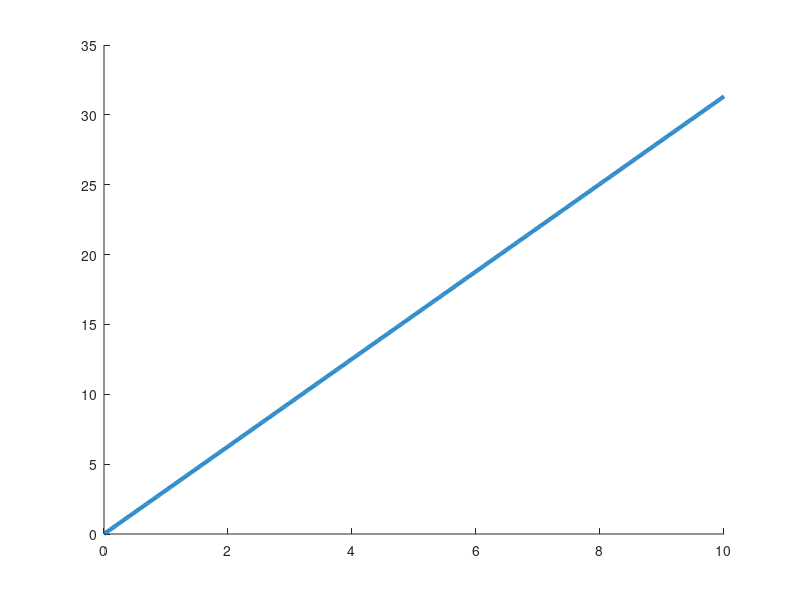

The MATLAB source for this figure:
    clf;
    hold on;
    
    % Plot the vector field and ODE solutions
    
    function xdot = f(x,t)
      % x(1) is x, x(2) x
      k = 1;
      g = 9.81;
      xdot(2) = g - (k*(x(2)^2));
      xdot(1) = x(2);
    endfunction
    
    x = lsode("f", [0;sqrt(9.81)], (t = linspace(0,10,1000)'));
    
    %vectfield("f",0:1:10,-10:1:10);
    
    %p = plot(x(:,1),x(:,2), 'b-');
    p = plot(linspace(0,10,1000),x(:,1));
    set(p, 'LineWidth', 3);
    
    print b_x.png
    
    % print -dpdf Oscillator.pdf    
   